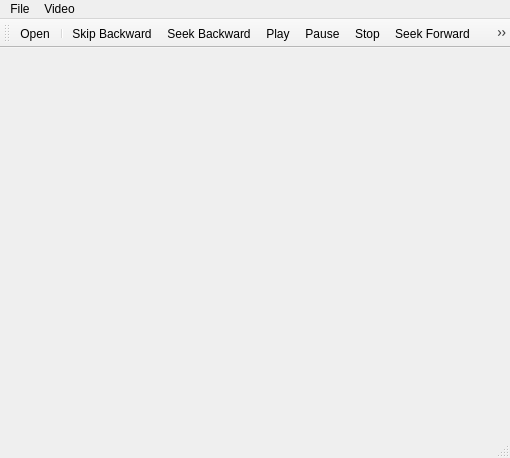
<?xml version="1.0" encoding="UTF-8"?>
<ui version="4.0">
 <class>BestQtPlayer</class>
 <widget class="QMainWindow" name="BestQtPlayer">
  <property name="geometry">
   <rect>
    <x>0</x>
    <y>0</y>
    <width>510</width>
    <height>458</height>
   </rect>
  </property>
  <property name="windowTitle">
   <string>BestQtPlayer</string>
  </property>
  <widget class="QWidget" name="centralwidget"/>
  <widget class="QMenuBar" name="menubar">
   <property name="geometry">
    <rect>
     <x>0</x>
     <y>0</y>
     <width>510</width>
     <height>26</height>
    </rect>
   </property>
   <widget class="QMenu" name="menuFile">
    <property name="title">
     <string>File</string>
    </property>
    <addaction name="actionOpen"/>
   </widget>
   <widget class="QMenu" name="menuVideo">
    <property name="title">
     <string>Video</string>
    </property>
    <addaction name="actionSkip_Backward"/>
    <addaction name="actionSeek_Backward"/>
    <addaction name="actionPlay"/>
    <addaction name="actionPause"/>
    <addaction name="actionStop"/>
    <addaction name="actionSeek_Forward"/>
    <addaction name="actionSkip_Forward"/>
   </widget>
   <addaction name="menuFile"/>
   <addaction name="menuVideo"/>
  </widget>
  <widget class="QStatusBar" name="statusbar"/>
  <widget class="QToolBar" name="toolBar">
   <property name="windowTitle">
    <string>toolBar</string>
   </property>
   <attribute name="toolBarArea">
    <enum>TopToolBarArea</enum>
   </attribute>
   <attribute name="toolBarBreak">
    <bool>false</bool>
   </attribute>
   <addaction name="actionOpen"/>
   <addaction name="separator"/>
   <addaction name="actionSkip_Backward"/>
   <addaction name="actionSeek_Backward"/>
   <addaction name="actionPlay"/>
   <addaction name="actionPause"/>
   <addaction name="actionStop"/>
   <addaction name="actionSeek_Forward"/>
   <addaction name="actionSkip_Forward"/>
  </widget>
  <action name="actionOpen">
   <property name="icon">
    <iconset resource="resource.qrc">
     <normaloff>:/resources/open-icon.png</normaloff>:/resources/open-icon.png</iconset>
   </property>
   <property name="text">
    <string>Open</string>
   </property>
   <property name="toolTip">
    <string>Open File</string>
   </property>
  </action>
  <action name="actionSkip_Backward">
   <property name="icon">
    <iconset resource="resource.qrc">
     <normaloff>:/resources/skip-backward-icon.png</normaloff>:/resources/skip-backward-icon.png</iconset>
   </property>
   <property name="text">
    <string>Skip Backward</string>
   </property>
   <property name="toolTip">
    <string>Skip Backward</string>
   </property>
  </action>
  <action name="actionSeek_Backward">
   <property name="icon">
    <iconset resource="resource.qrc">
     <normaloff>:/resources/seek-backward-icon.png</normaloff>:/resources/seek-backward-icon.png</iconset>
   </property>
   <property name="text">
    <string>Seek Backward</string>
   </property>
   <property name="toolTip">
    <string>Seek Forward</string>
   </property>
  </action>
  <action name="actionPlay">
   <property name="icon">
    <iconset resource="resource.qrc">
     <normaloff>:/resources/start-icon.png</normaloff>:/resources/start-icon.png</iconset>
   </property>
   <property name="text">
    <string>Play</string>
   </property>
   <property name="toolTip">
    <string>Play</string>
   </property>
  </action>
  <action name="actionPause">
   <property name="icon">
    <iconset resource="resource.qrc">
     <normaloff>:/resources/pause-icon.png</normaloff>:/resources/pause-icon.png</iconset>
   </property>
   <property name="text">
    <string>Pause</string>
   </property>
   <property name="toolTip">
    <string>Pause</string>
   </property>
  </action>
  <action name="actionStop">
   <property name="icon">
    <iconset resource="resource.qrc">
     <normaloff>:/resources/stop-icon.png</normaloff>:/resources/stop-icon.png</iconset>
   </property>
   <property name="text">
    <string>Stop</string>
   </property>
   <property name="toolTip">
    <string>Stop</string>
   </property>
  </action>
  <action name="actionSeek_Forward">
   <property name="icon">
    <iconset resource="resource.qrc">
     <normaloff>:/resources/seek-forward-icon.png</normaloff>:/resources/seek-forward-icon.png</iconset>
   </property>
   <property name="text">
    <string>Seek Forward</string>
   </property>
   <property name="toolTip">
    <string>Seek Forward</string>
   </property>
  </action>
  <action name="actionSkip_Forward">
   <property name="icon">
    <iconset resource="resource.qrc">
     <normaloff>:/resources/skip-forward-icon.png</normaloff>:/resources/skip-forward-icon.png</iconset>
   </property>
   <property name="text">
    <string>Skip Forward</string>
   </property>
   <property name="toolTip">
    <string>Skip Forward</string>
   </property>
  </action>
 </widget>
 <resources>
  <include location="resource.qrc"/>
 </resources>
 <connections/>
</ui>
